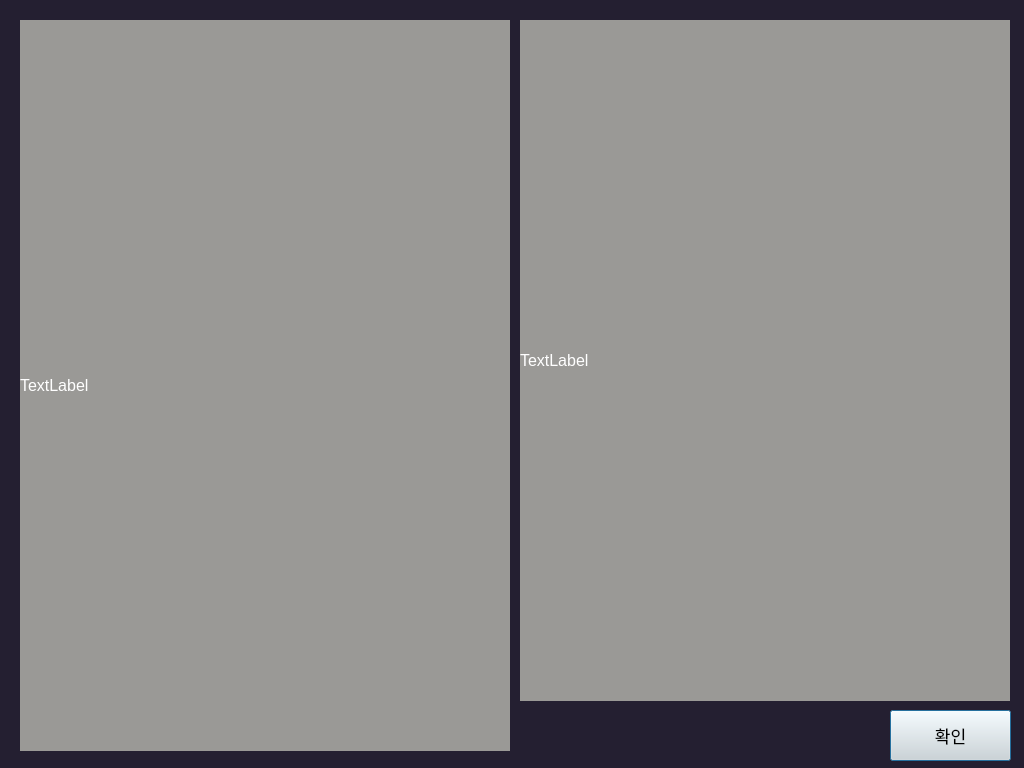
<?xml version="1.0" encoding="UTF-8"?>
<ui version="4.0">
 <class>DialogProtocol</class>
 <widget class="QDialog" name="DialogProtocol">
  <property name="geometry">
   <rect>
    <x>0</x>
    <y>0</y>
    <width>1024</width>
    <height>768</height>
   </rect>
  </property>
  <property name="windowTitle">
   <string>Dialog</string>
  </property>
  <property name="styleSheet">
   <string notr="true">background-color: rgb(36, 31, 49);</string>
  </property>
  <widget class="QPushButton" name="Button_Exit">
   <property name="geometry">
    <rect>
     <x>890</x>
     <y>710</y>
     <width>121</width>
     <height>51</height>
    </rect>
   </property>
   <property name="font">
    <font>
     <pointsize>13</pointsize>
    </font>
   </property>
   <property name="styleSheet">
    <string notr="true">background-color: rgb(222, 221, 218);</string>
   </property>
   <property name="text">
    <string>확인</string>
   </property>
  </widget>
  <widget class="QLabel" name="Label_1">
   <property name="geometry">
    <rect>
     <x>20</x>
     <y>20</y>
     <width>490</width>
     <height>731</height>
    </rect>
   </property>
   <property name="font">
    <font>
     <pointsize>12</pointsize>
    </font>
   </property>
   <property name="styleSheet">
    <string notr="true">color: rgb(255, 255, 255);
background-color: rgb(154, 153, 150);</string>
   </property>
   <property name="text">
    <string>TextLabel</string>
   </property>
  </widget>
  <widget class="QLabel" name="Label_2">
   <property name="geometry">
    <rect>
     <x>520</x>
     <y>20</y>
     <width>490</width>
     <height>681</height>
    </rect>
   </property>
   <property name="font">
    <font>
     <pointsize>12</pointsize>
    </font>
   </property>
   <property name="styleSheet">
    <string notr="true">color: rgb(255, 255, 255);
background-color: rgb(154, 153, 150);</string>
   </property>
   <property name="text">
    <string>TextLabel</string>
   </property>
  </widget>
 </widget>
 <resources/>
 <connections/>
</ui>
